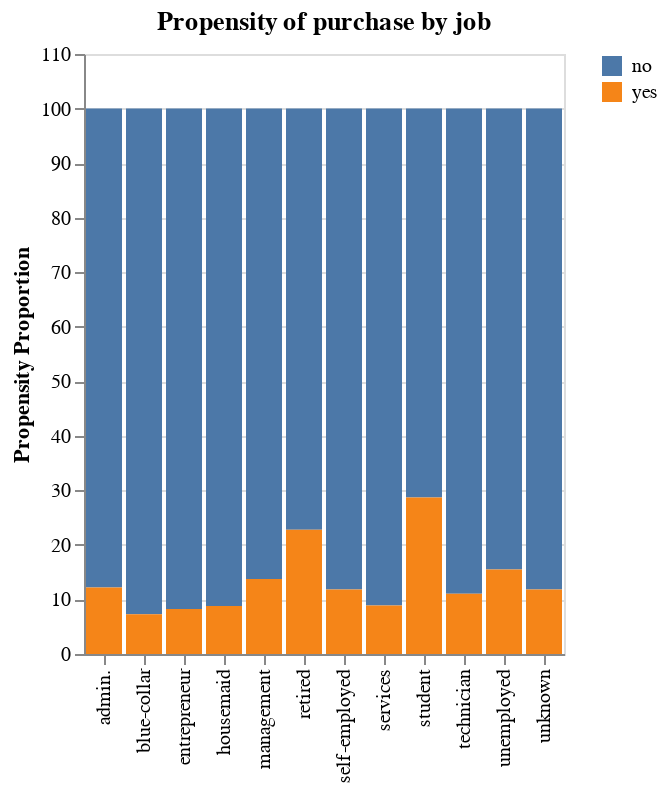

Notebook code for this chart:
### Code cell
# Visualising the relationship using altair
#Using columns from Datframe noted above for job, newly created column catProp, and y (yes/no)
alt.Chart(jobComb, title="Propensity of purchase by job").mark_bar().encode(alt.X('job',title=''), 
                                     alt.Y('catProp', title='Propensity Proportion'), color=alt.Color('y', legend=alt.Legend(title='')))

### Figure 1 — Vega-Lite specification as saved in the notebook (floating-point values rounded to 4 significant figures)
{"config": {"view": {"continuousWidth": 400, "continuousHeight": 300}}, "data": {"name": "data-b977da62704cadd02ac6f027bfaf2b18"}, "mark": "bar", "encoding": {"color": {"field": "y", "legend": {"title": ""}, "type": "nominal"}, "x": {"field": "job", "title": "", "type": "nominal"}, "y": {"field": "catProp", "title": "Propensity Proportion", "type": "quantitative"}}, "title": "Propensity of purchase by job", "$schema": "https://vega.github.io/schema/vega-lite/v4.17.0.json", "datasets": {"data-b977da62704cadd02ac6f027bfaf2b18": [{"job": "admin.", "y": "no", "jobCat": 4540, "jobGrpTotal": 5171, "catProp": 87.8}, {"job": "admin.", "y": "yes", "jobCat": 631, "jobGrpTotal": 5171, "catProp": 12.2}, {"job": "blue-collar", "y": "no", "jobCat": 9024, "jobGrpTotal": 9732, "catProp": 92.73}, {"job": "blue-collar", "y": "yes", "jobCat": 708, "jobGrpTotal": 9732, "catProp": 7.275}, {"job": "entrepreneur", "y": "no", "jobCat": 1364, "jobGrpTotal": 1487, "catProp": 91.73}, {"job": "entrepreneur", "y": "yes", "jobCat": 123, "jobGrpTotal": 1487, "catProp": 8.272}, {"job": "housemaid", "y": "no", "jobCat": 1131, "jobGrpTotal": 1240, "catProp": 91.21}, {"job": "housemaid", "y": "yes", "jobCat": 109, "jobGrpTotal": 1240, "catProp": 8.79}, {"job": "management", "y": "no", "jobCat": 8157, "jobGrpTotal": 9458, "catProp": 86.24}, {"job": "management", "y": "yes", "jobCat": 1301, "jobGrpTotal": 9458, "catProp": 13.76}, {"job": "retired", "y": "no", "jobCat": 1748, "jobGrpTotal": 2264, "catProp": 77.21}, {"job": "retired", "y": "yes", "jobCat": 516, "jobGrpTotal": 2264, "catProp": 22.79}, {"job": "self-employed", "y": "no", "jobCat": 1392, "jobGrpTotal": 1579, "catProp": 88.16}, {"job": "self-employed", "y": "yes", "jobCat": 187, "jobGrpTotal": 1579, "catProp": 11.84}, {"job": "services", "y": "no", "jobCat": 3785, "jobGrpTotal": 4154, "catProp": 91.12}, {"job": "services", "y": "yes", "jobCat": 369, "jobGrpTotal": 4154, "catProp": 8.883}, {"job": "student", "y": "no", "jobCat": 669, "jobGrpTotal": 938, "catProp": 71.32}, {"job": "student", "y": "yes", "jobCat": 269, "jobGrpTotal": 938, "catProp": 28.68}, {"job": "technician", "y": "no", "jobCat": 6757, "jobGrpTotal": 7597, "catProp": 88.94}, {"job": "technician", "y": "yes", "jobCat": 840, "jobGrpTotal": 7597, "catProp": 11.06}, {"job": "unemployed", "y": "no", "jobCat": 1101, "jobGrpTotal": 1303, "catProp": 84.5}, {"job": "unemployed", "y": "yes", "jobCat": 202, "jobGrpTotal": 1303, "catProp": 15.5}, {"job": "unknown", "y": "no", "jobCat": 254, "jobGrpTotal": 288, "catProp": 88.19}, {"job": "unknown", "y": "yes", "jobCat": 34, "jobGrpTotal": 288, "catProp": 11.81}]}}
